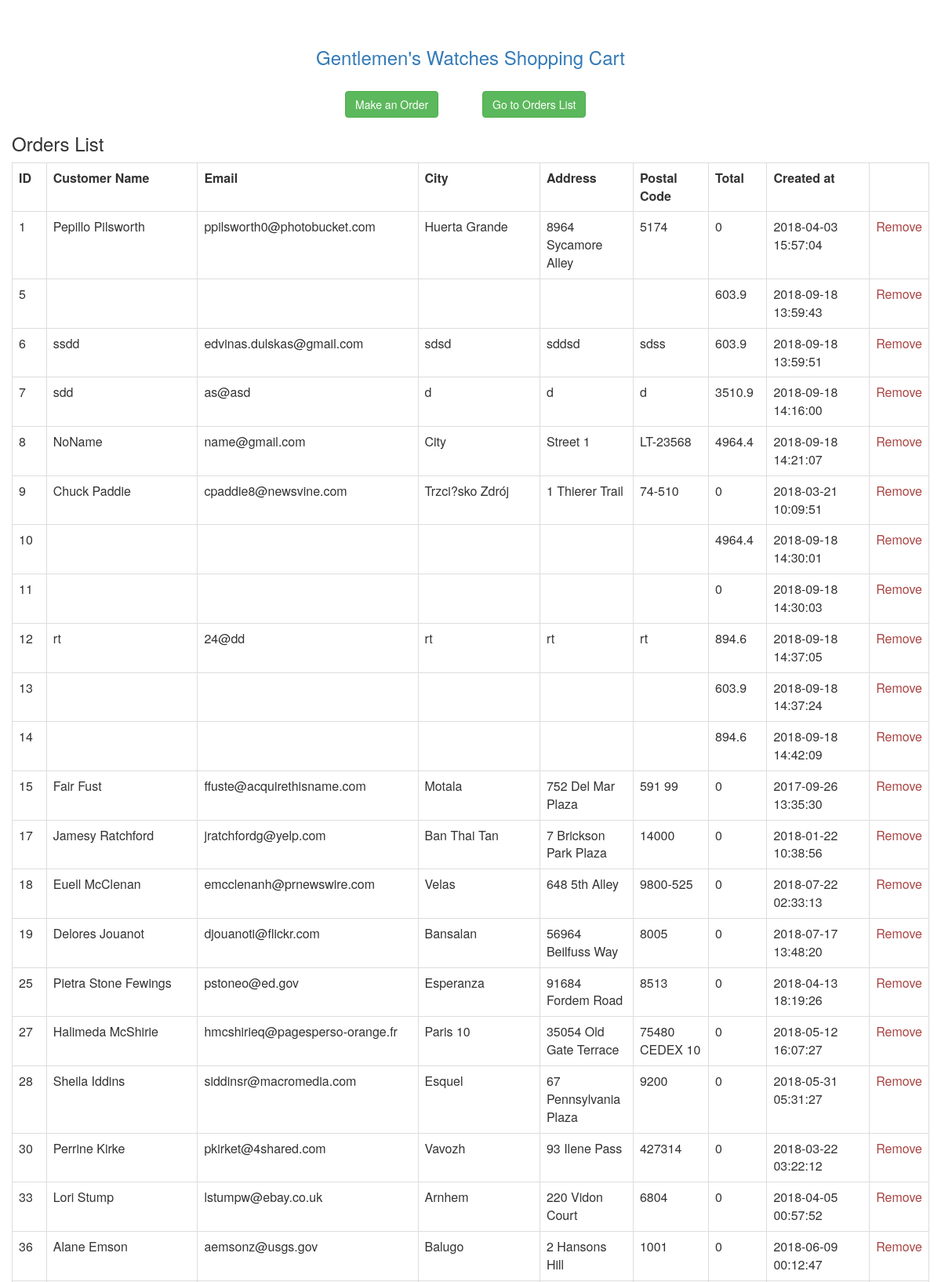
/orders_list.php (upper part), run on the app's committed database.
### tables this page shows
CREATE TABLE `orders` (
  `id` int(6) UNSIGNED NOT NULL,
  `email` varchar(255) NOT NULL,
  `customer_name` varchar(255) NOT NULL,
  `address` varchar(255) NOT NULL,
  `city` varchar(255) NOT NULL,
  `postal_code` varchar(255) NOT NULL,
  `total` float NOT NULL,
  `created_at` timestamp NOT NULL DEFAULT CURRENT_TIMESTAMP ON UPDATE CURRENT_TIMESTAMP
);

### orders_list.php (the view, shortened to what this page needs)
<?php
    $connect = mysqli_connect("localhost", "root", "", "nfq_task");
?>
<html>
    <head>
        <link rel="stylesheet" href="https://maxcdn.bootstrapcdn.com/bootstrap/3.3.7/css/bootstrap.min.css">
    </head>
    <body>
        <br/>
        <br/>
        <div class="container" style="width: 1200px;">
            <h3 align="center"><a href="index.php">Gentlemen's Watches Shopping Cart</a></h3><br/>
            <div class="row justify-content-md-center">
                <div class="col-md-offset-4 col-md-2" style="padding-left: 40px;">
                    <a href="index.php" class="btn btn-success">Make an Order</a>
                </div>
                <div class="col-md-4">
                    <a href="orders_list.php" class="btn btn-success">Go to Orders List</a>
                </div>
            </div>
            <h3>Orders List</h3>
            <div class="table-responsive">
                <table class="table table-bordered">
                    <tr>
                        <th width="3%">ID</th>
                        <th width="22.5%">Customer Name</th>
                        <th width="22.5%">Email</th>
                        <th width="10%">City</th>
                        <th width="10%">Address</th>
                        <th width="10%">Postal Code</th>
                        <th width="7%">Total</th>
                        <th width="15%">Created at</th>
                    </tr>
                    <?php
                    $query = "select * from orders order by id asc";
                    $result = mysqli_query($connect, $query);
                    if (mysqli_num_rows($result) > 0) {
                        while($row = mysqli_fetch_array($result)) {
                        ?>
                    <tr>
                        <td><?php echo $row["id"]; ?></td>
                        <td><?php echo $row["customer_name"]; ?></td>
                        <td><?php echo $row["email"]; ?></td>
                        <td><?php echo $row["city"]; ?></td>
                        <td><?php echo $row["address"]; ?></td>
                        <td><?php echo $row["postal_code"]; ?></td>
                        <td><?php echo $row["total"]; ?></td>
                        <td><?php echo $row["created_at"]; ?></td>
                        <td><a href="orders_list.php?action=delete&id=<?php echo $row["id"];?>"><span class="text-danger">Remove</span></a></td>
                    </tr>
                    <?php
                        }
                    } else {
                        echo "0 results";
                    }
                    ?>
                </table>
            </div>
        </div>
        <br/>
        <br/>
    </body>
</html>

### data on the page
orders: id "1", customer_name "Pepillo Pilsworth", email "ppilsworth0@photobucket.com", city "Huerta Grande", address "8964 Sycamore Alley", postal_code "5174", total "0", created_at "2018-04-03 15:57:04"
orders: id "5", total "603.9", created_at "2018-09-18 13:59:43"
orders: id "6", customer_name "ssdd", email "edvinas.dulskas@gmail.com", city "sdsd", address "sddsd", postal_code "sdss", total "603.9", created_at "2018-09-18 13:59:51"
orders: id "7", customer_name "sdd", email "as@asd", city "d", address "d", postal_code "d", total "3510.9", created_at "2018-09-18 14:16:00"
orders: id "8", customer_name "NoName", email "name@gmail.com", city "City", address "Street 1", postal_code "LT-23568", total "4964.4", created_at "2018-09-18 14:21:07"
orders: id "9", customer_name "Chuck Paddie", email "cpaddie8@newsvine.com", city "Trzci?sko Zdrój", address "1 Thierer Trail", postal_code "74-510", total "0", created_at "2018-03-21 10:09:51"
orders: id "10", total "4964.4", created_at "2018-09-18 14:30:01"
orders: id "11", total "0", created_at "2018-09-18 14:30:03"
orders: id "12", customer_name "rt", email "24@dd", city "rt", address "rt", postal_code "rt", total "894.6", created_at "2018-09-18 14:37:05"
orders: id "13", total "603.9", created_at "2018-09-18 14:37:24"
orders: id "14", total "894.6", created_at "2018-09-18 14:42:09"
orders: id "15", customer_name "Fair Fust", email "ffuste@acquirethisname.com", city "Motala", address "752 Del Mar Plaza", postal_code "591 99", total "0", created_at "2017-09-26 13:35:30"
orders: id "17", customer_name "Jamesy Ratchford", email "jratchfordg@yelp.com", city "Ban Thai Tan", address "7 Brickson Park Plaza", postal_code "14000", total "0", created_at "2018-01-22 10:38:56"
orders: id "18", customer_name "Euell McClenan", email "emcclenanh@prnewswire.com", city "Velas", address "648 5th Alley", postal_code "9800-525", total "0", created_at "2018-07-22 02:33:13"
orders: id "19", customer_name "Delores Jouanot", email "djouanoti@flickr.com", city "Bansalan", address "56964 Beilfuss Way", postal_code "8005", total "0", created_at "2018-07-17 13:48:20"
orders: id "25", customer_name "Pietra Stone Fewings", email "pstoneo@ed.gov", city "Esperanza", address "91684 Fordem Road", postal_code "8513", total "0", created_at "2018-04-13 18:19:26"
orders: id "27", customer_name "Halimeda McShirie", email "hmcshirieq@pagesperso-orange.fr", city "Paris 10", address "35054 Old Gate Terrace", postal_code "75480 CEDEX 10", total "0", created_at "2018-05-12 16:07:27"
orders: id "28", customer_name "Sheila Iddins", email "siddinsr@macromedia.com", city "Esquel", address "67 Pennsylvania Plaza", postal_code "9200", total "0", created_at "2018-05-31 05:31:27"
orders: id "30", customer_name "Perrine Kirke", email "pkirket@4shared.com", city "Vavozh", address "93 Ilene Pass", postal_code "427314", total "0", created_at "2018-03-22 03:22:12"
orders: id "33", customer_name "Lori Stump", email "lstumpw@ebay.co.uk", city "Arnhem", address "220 Vidon Court", postal_code "6804", total "0", created_at "2018-04-05 00:57:52"
orders: id "36", customer_name "Alane Emson", email "aemsonz@usgs.gov", city "Balugo", address "2 Hansons Hill", postal_code "1001", total "0", created_at "2018-06-09 00:12:47"
